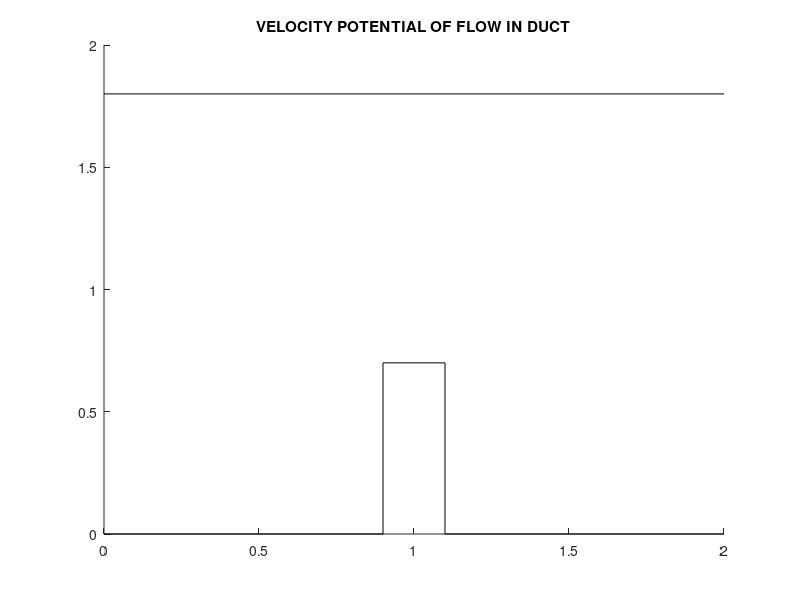

Here is the MATLAB script that generated this plot: (Note: this script raises an error after producing the figure.)
function laplace2d_velocity_potential
clear all; close all;
format shortG;

%%define capture
CAPTURE = true;

global L;global U;global W;global Xobs;global WobsX;global WobsY;
L = 2.0;
U = 1.0;
W = 1.8;
Xobs= 1.0;
WobsX=0.2;
WobsY=0.7;
hold on;
drawDuct();
global Phi;
global deltaX; global deltaY;
global iteration; global tolerance;
iteration=5000;
tolerance=1e-5;
deltaX = 0.1;
deltaY = 0.1;
x = 0:deltaX:L;
y = 0:deltaY:W;
[X,Y] = meshgrid(x,y);
Phi = U*X+0*Y;

if(CAPTURE)
    writerObj = VideoWriter('velocity_potential.avi');
    open(writerObj);
end

initVelocityPotential();
% drawVelocityPotential();

computeGaussSeidelMethod();

if(CAPTURE)
    close(writerObj);
end
    function drawDuct()
        plot([0,Xobs-WobsX/2],[0,0],'k');
        plot([Xobs-WobsX/2,Xobs-WobsX/2],[0,WobsY],'k');
        plot([Xobs-WobsX/2,Xobs+WobsX/2],[WobsY,WobsY],'k');
        plot([Xobs+WobsX/2,Xobs+WobsX/2],[WobsY,0],'k');
        plot([Xobs+WobsX/2,L],[0,0],'k');
        plot([0,L],[W,W],'k')
        title('VELOCITY POTENTIAL OF FLOW IN DUCT');
    end

    function initVelocityPotential()
        for iidx=1:L/deltaX+1
            for jidx=1:W/deltaY+1
                pType = checkPointAttribute(iidx,jidx);
                switch(pType)
                    case 'OBSTACLE'
                        Phi(jidx,iidx)=0;
                    case 'LEFT'
                        Phi(jidx,iidx) = 0;
                    case 'RIGHT'
                        Phi(jidx,iidx) = U*L;
                    case 'BOTTOM'
                        Phi(jidx,iidx) = Phi(jidx+1,iidx);
                    case 'TOP'
                        Phi(jidx,iidx) = Phi(jidx-1,iidx);
                    case 'OBS_LEFT'
                        Phi(jidx,iidx) = Phi(jidx,iidx-1);
                    case 'OBS_TOP'
                        Phi(jidx,iidx) = Phi(jidx+1,iidx);
                    case 'OBS_RIGHT'
                        Phi(jidx,iidx) = Phi(jidx,iidx+1);
                    case 'CORNER_UPPER_LEFT'
                        Phi(jidx,iidx) = Phi(jidx-1,iidx-1);
                    case 'CORNER_UPPER_RIGHT'
                        Phi(jidx,iidx) = Phi(jidx+1,iidx+1);
                end
            end
        end
    end


    function computeGaussSeidelMethod()
        cnt=0;
        %         xmax=L/deltaX+1;
        %         ymax=W/deltaY+1;
        
        while(cnt<iteration)
            maxError=0.0;
            for iidx=1:L/deltaX+1
                for jidx=1:W/deltaY+1
                    
                    pType = checkPointAttribute(iidx,jidx);
                    switch(pType)
                        case 'OBSTACLE'
                            Phi(jidx,iidx)=0;
                        case 'INTERNAL'
                            pn = (deltaY)^2*(Phi(jidx,iidx-1)+Phi(jidx,iidx+1))+...
                                (deltaX)^2*(Phi(jidx-1,iidx)+Phi(jidx+1,iidx));
                            pd = 2*((deltaX)^2+(deltaY)^2);
                            pp = pn / pd;
                            error = abs(pp - Phi(jidx,iidx));
                            
                            if(error > maxError)
                                maxError = error;
                                %                                 fprintf('update maxError %.10f @ i=%d j=%d\n',...
                                %                                 maxError,iidx,jidx);
                                Phi(jidx,iidx) = pp;
                            end
                        case 'LEFT'
                            Phi(jidx,iidx) = 0;
                        case 'RIGHT'
                            Phi(jidx,iidx) = U*L;
                        case 'BOTTOM'
                            Phi(jidx,iidx) = Phi(jidx+1,iidx);
                        case 'TOP'
                            Phi(jidx,iidx) = Phi(jidx-1,iidx);
                        case 'OBS_LEFT'
                            Phi(jidx,iidx) = Phi(jidx,iidx-1);
                        case 'OBS_TOP'
                            Phi(jidx,iidx) = Phi(jidx+1,iidx);
                        case 'OBS_RIGHT'
                            Phi(jidx,iidx) = Phi(jidx,iidx+1);
                        case 'CORNER_UPPER_LEFT'
                            Phi(jidx,iidx) = Phi(jidx-1,iidx-1);
                        case 'CORNER_UPPER_RIGHT'
                            Phi(jidx,iidx) = Phi(jidx+1,iidx+1);
                    end
                end
            end
            
            %             maxError
            if(maxError<tolerance)
                cnt
                break;
            end
            cnt=cnt+1;
            
            cla;
            str = sprintf('timeframe %d',cnt);
            text(L-0.2,W+0.1,str);
            drawVelocityPotential()
            
        end
    end

    function attrib=checkPointAttribute(iidx,jidx)
        if (iidx>((Xobs-WobsX/2)/deltaX)+1)&&(iidx<((Xobs+WobsX/2)/deltaX)+1)&&...
                (jidx < (WobsY/deltaY)+1)
            attrib='OBSTACLE';
            %                         text((iidx-1)*deltaX,(jidx-1)*deltaY,'O');
            %                         drawnow;
        elseif (jidx==1)
            attrib='BOTTOM';
            %             plot((iidx-1)*deltaX,(jidx-1)*deltaY,'bo');
            %                         text((iidx-1)*deltaX,(jidx-1)*deltaY,'B');
            %                         drawnow;
        elseif (jidx==W/deltaY+1)
            attrib='TOP';
            %             plot((iidx-1)*deltaX,(jidx-1)*deltaY,'bo');
            %                         text((iidx-1)*deltaX,(jidx-1)*deltaY,'T');
            %                         drawnow;
        elseif (iidx==1)
            attrib='LEFT';
            %             plot((iidx-1)*deltaX,(jidx-1)*deltaY,'bo');
            %                         text((iidx-1)*deltaX,(jidx-1)*deltaY,'L');
            %                         drawnow;
        elseif (iidx==L/deltaX+1)
            attrib='RIGHT';
            %             plot((iidx-1)*deltaX,(jidx-1)*deltaY,'bo');
            %                         text((iidx-1)*deltaX,(jidx-1)*deltaY,'R');
            %                         drawnow;
        elseif (iidx==(Xobs-WobsX/2)/deltaX+1)&&(jidx<(WobsY/deltaY+1))
            attrib='OBS_LEFT';
            %             plot((iidx-1)*deltaX,(jidx-1)*deltaY,'go');
            %                         text((iidx-1)*deltaX,(jidx-1)*deltaY,'O_L');
            %                         drawnow;
        elseif (iidx>((Xobs-WobsX/2)/deltaX+1))&&...
                (iidx<((Xobs+WobsX/2)/deltaX+1))&&...
                (jidx==(WobsY/deltaY)+1)
            attrib='OBS_TOP';
            %             plot((iidx-1)*deltaX,(jidx-1)*deltaY,'go');
            %                         text((iidx-1)*deltaX,(jidx-1)*deltaY,'O_T');
            %                         drawnow;
        elseif (iidx==(Xobs+WobsX/2)/deltaX+1)&&(jidx<(WobsY/deltaY+1))
            attrib='OBS_RIGHT';
            %             plot((iidx-1)*deltaX,(jidx-1)*deltaY,'go');
            %             text((iidx-1)*deltaX,(jidx-1)*deltaY,'O_R');
            %             drawnow;
        elseif (iidx==(Xobs-WobsX/2)/deltaX+1)&&(jidx==(WobsY/deltaY+1))
            attrib='CORNER_UPPER_LEFT';
            %             plot((iidx-1)*deltaX,(jidx-1)*deltaY,'ko');
            %                         text((iidx-1)*deltaX,(jidx-1)*deltaY,'C_L');
            %                         drawnow;
        elseif (iidx==(Xobs+WobsX/2)/deltaX+1)&&(jidx==(WobsY/deltaY+1))
            attrib='CORNER_UPPER_RIGHT';
            %             plot((iidx-1)*deltaX,(jidx-1)*deltaY,'ko');
            %                         text((iidx-1)*deltaX,(jidx-1)*deltaY,'C_R');
            %                         drawnow;
        else
            attrib='INTERNAL';
            %             plot(iidx*deltaX,jidx*deltaY,'ro');
            %                         text((iidx-1)*deltaX,(jidx-1)*deltaY,'I');
            %                         drawnow;
        end
    end


    function drawVelocityPotential()
        drawDuct();
        contour(X,Y,Phi,10,'LineColor','red');
        patch([Xobs-WobsX/2 Xobs-WobsX/2 Xobs+WobsX/2 Xobs+WobsX/2],...
            [0 WobsY WobsY 0],'k');
        drawnow limitrate;
        if(CAPTURE)
            frame = getframe(gcf);
            writeVideo(writerObj, frame);
        end
    end

end
